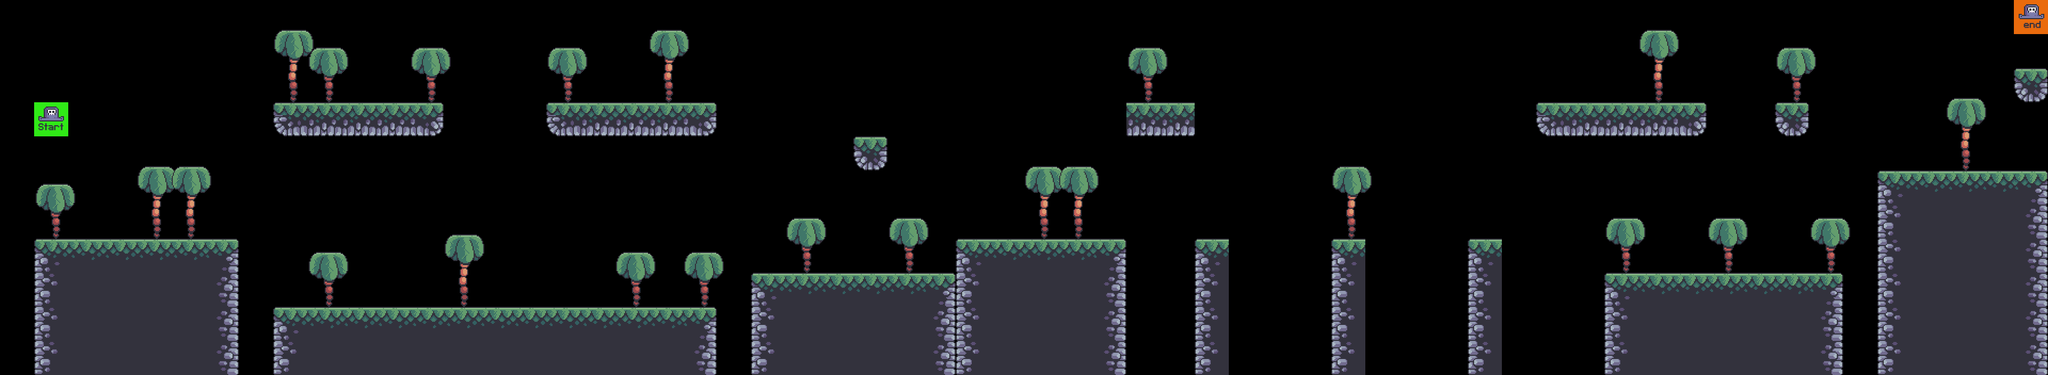

Tiled map render using the project's own tile images. Description and the map definition, with tile-layer contents summarised, below:
An orthogonal 60x11 tile map with 64x64 px tiles, 3 tile layers (terrain, fg_palms, player), 6 hidden layers not drawn, 7 tilesets.

<map version="1.10" tiledversion="1.10.1" orientation="orthogonal" renderorder="right-down" width="60" height="11" tilewidth="64" tileheight="64" infinite="0" nextlayerid="11" nextobjectid="1">
 <editorsettings>
  <export target="../0/level_0.csv" format="csv" />
 </editorsettings>
 <tileset firstgid="1" source="../tilesets/terrain_tiles.tsx" />
 <tileset firstgid="17" source="../tilesets/coin_tiles.tsx" />
 <tileset firstgid="19" source="../tilesets/palms.tsx" />
 <tileset firstgid="22" source="../tilesets/crates.tsx" />
 <tileset firstgid="23" source="../tilesets/player_tiles.tsx" />
 <tileset firstgid="25" source="../tilesets/enemy_tile.tsx" />
 <tileset firstgid="27" source="../tilesets/grass_tiles.tsx" />
 <layer id="5" name="bg_palm" width="60" height="11" visible="0">
  <data>[660 cells, 23 non-empty, 1 distinct tile ids]</data>
 </layer>
 <layer id="1" name="terrain" width="60" height="11">
  <data>[660 cells, 171 non-empty, 10 distinct tile ids]</data>
 </layer>
 <layer id="6" name="crates" width="60" height="11" visible="0">
  <data>[660 cells, 5 non-empty, 1 distinct tile ids]</data>
 </layer>
 <layer id="3" name="grass" width="60" height="11" visible="0">
  <data>[660 cells, 42 non-empty, 4 distinct tile ids]</data>
 </layer>
 <layer id="8" name="enemies" width="60" height="11" visible="0" opacity="0.9">
  <data>[660 cells, 10 non-empty, 1 distinct tile ids]</data>
 </layer>
 <layer id="9" name="constrains" width="60" height="11" visible="0" locked="1">
  <data>[660 cells, 16 non-empty, 1 distinct tile ids]</data>
 </layer>
 <layer id="4" name="fg_palms" width="60" height="11">
  <data>[660 cells, 24 non-empty, 2 distinct tile ids]</data>
 </layer>
 <layer id="2" name="coins" width="60" height="11" visible="0">
  <data>[660 cells, 22 non-empty, 2 distinct tile ids]</data>
 </layer>
 <layer id="7" name="player" width="60" height="11">
  <data>[660 cells, 2 non-empty, 2 distinct tile ids]</data>
 </layer>
</map>
